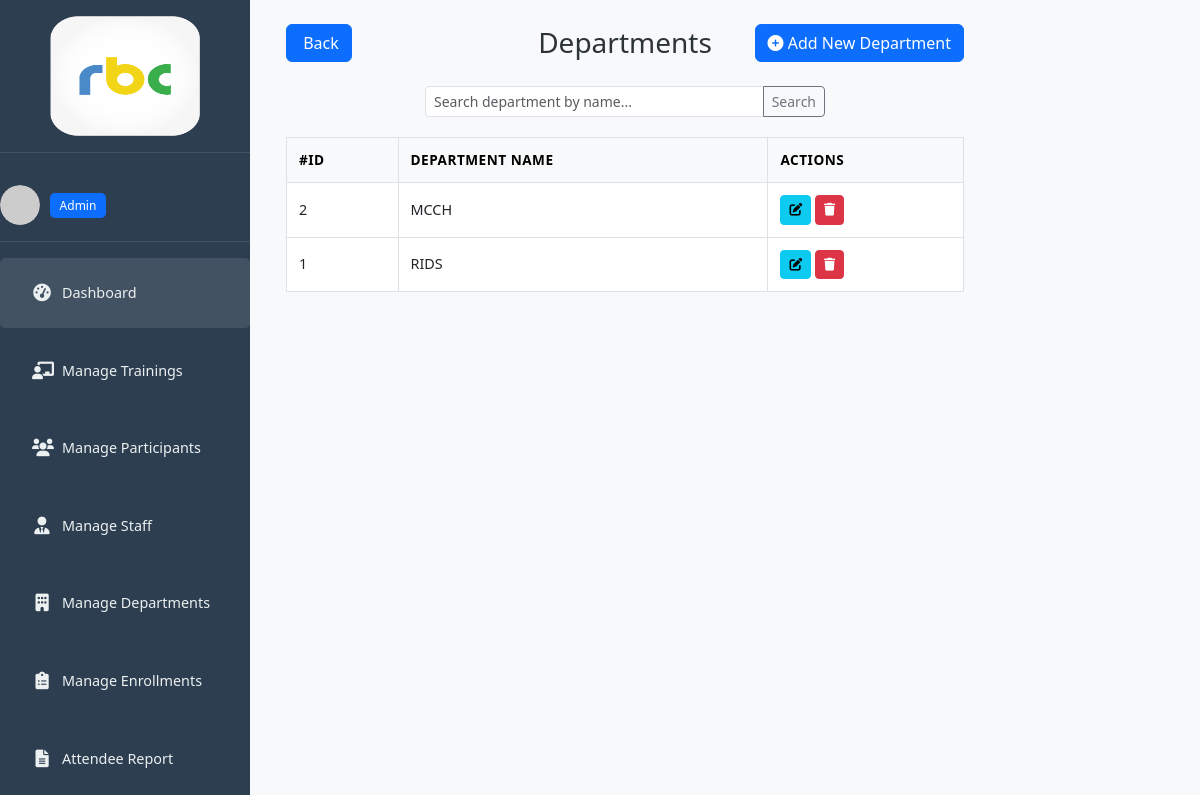
/departments/ (signed in), run on the app's committed database.
### trainings/models.py (models this page shows, shortened)
class Staff(AbstractUser):
    ROLE_CHOICES = (
        ('admin', 'Admin'),
        ('regular', 'Regular'),
        ('supervisor', 'Supervisor'),
    )
    contact_number = models.CharField(max_length=20, blank=True)
    position = models.CharField(max_length=100, blank=True)
    department = models.ForeignKey(Department, on_delete=models.SET_NULL, null=True, blank=True)
    role = models.CharField(max_length=50, choices=ROLE_CHOICES, null=True, blank=True)
    profile_picture = models.ImageField(upload_to='profile_pics/', null=True, blank=True)
    active = models.BooleanField(default=False)

class Department(models.Model):
    name = models.CharField(max_length=100, unique=True)
    class Meta:
        ordering = ['name']

### trainings/views.py (the view)
# urls.py: path('departments/', views.department_list, name='department_list'),
@login_required
@admin_required
def department_list(request):
    query = request.GET.get('q')
    departments = Department.objects.all()
    if query:
        departments = departments.filter(name__icontains=query)
    return render(request, 'trainings/department_list.html', {'departments': departments, 'staff': request.user})

### trainings/utils.py (called while the page is built)
def admin_required(view_func):
    @wraps(view_func)
    def _wrapped_view(request, *args, **kwargs):
        staff = request.user  # ✅ Just request.user itself!
        if not request.user.is_authenticated or not staff.active or staff.role != 'admin':
            messages.error(request, "You do not have permission to access this page.")
            return redirect('dashboard')
        return view_func(request, *args, **kwargs)
    return _wrapped_view

### trainings/templates/trainings/department_list.html (shortened to what this page needs)
{% extends 'base.html' %}
{% load static %}
{% block content %}
<div class="d-flex">
  {% include 'trainings/sidebar.html' %}
  <div class="main-content px-4 pt-4 w-100">
    <div class="row align-items-center mb-4">
      <div class="col-md-4 text-start">
        <a href="{% url 'dashboard' %}" class="btn btn-primary">
           Back
        </a>
      </div>
      <div class="col-md-4 text-center">
        <h3 class="mb-0">Departments</h3>
      </div>
      <div class="col-md-4 text-end">
        <a href="{% url 'department_create' %}" class="btn btn-primary">
          <i class="fas fa-plus-circle"></i> Add New Department
        </a>
      </div>
    </div>
    <form method="get" class="mb-3 d-flex justify-content-center">
      <div class="input-group input-group-sm" style="max-width: 400px; width: 100%;">
        <input type="text" name="q" class="form-control" placeholder="Search department by name..." value="{{ request.GET.q }}">
        <button class="btn btn-outline-secondary" type="submit">Search</button>
      </div>
    </form>
    {% if departments %}
    <div class="table-responsive">
      <table class="table table-bordered table-sm">
        <thead class="table-light">
          <tr>
            <th>#ID</th>
            <th>Department Name</th>
            <th>Actions</th>
          </tr>
        </thead>
        <tbody>
          {% for dept in departments %}
          <tr>
            <td>{{ dept.id }}</td>
            <td>{{ dept.name }}</td>
            <td>
              <a href="{% url 'department_edit' dept.pk %}" class="btn btn-sm btn-info">
                <i class="fas fa-edit"></i>
              </a>
              <a href="{% url 'department_delete' dept.pk %}" class="btn btn-sm btn-danger">
                <i class="fas fa-trash"></i>
              </a>
            </td>
          </tr>
          {% endfor %}
        </tbody>
      </table>
    </div>
    {% else %}
    <div class="text-center py-4">
      <i class="fas fa-building fa-3x text-muted mb-3"></i>
      <h4>No departments found</h4>
      <p>Create a new department using the "Add New Department" button above.</p>
    </div>
    {% endif %}
  </div>
</div>
{% endblock %}

### trainings/templates/trainings/sidebar.html (shortened to what this page needs)
{% load static %}
<div class="sidebar">
  <div class="logo">
    <img src="{% static 'img/logo1.png' %}" alt="Logo" width="150" height="120">
  </div>
  <div class="user-info">
    <div class="avatar">
      {% if staff.profile_picture %}
        <img src="{{ staff.profile_picture.url }}" alt="User avatar" class="rounded-circle" width="50" height="50">
      {% else %}
        <img src="https://via.placeholder.com/50" alt="User avatar" class="rounded-circle" width="50" height="50">
      {% endif %}
    </div>
    <div class="user-details">
      <span class="badge bg-primary">{{ staff.role|title }}</span>
    </div>
  </div>
  <div class="menu">
    <ul>
      <li class="active">
        <a href="{% url 'dashboard' %}">
          <i class="fas fa-tachometer-alt"></i>
          <span>Dashboard</span>
        </a>
      </li>
      {% if staff.role == 'admin' %}
      <li>
        <a href="{% url 'training_list' %}">
          <i class="fas fa-chalkboard-teacher"></i>
          <span>Manage Trainings</span>
        </a>
      </li>
        <li>
          <a href="{% url 'participant_list' %}">
            <i class="fas fa-users"></i>
            <span>Manage Participants</span>
          </a>
        </li>
        <li>
          <a href="{% url 'staff_list' %}">
            <i class="fas fa-user-tie"></i>
            <span>Manage Staff</span>
          </a>
        </li>
        <li>
          <a href="{% url 'department_list' %}">
            <i class="fas fa-building"></i>
            <span>Manage Departments</span>
          </a>
        </li>
        <li>
          <a href="{% url 'enrollment_list' %}">
            <i class="fas fa-clipboard-list"></i>
            <span>Manage Enrollments</span>
          </a>
        </li>
        <li>
          <a href="{% url 'attendee_report' %}">
            <i class="fas fa-file-alt"></i>
            <span>Attendee Report</span>
          </a>
        </li>
      {% endif %}
    </ul>
  </div>
</div>

### trainings/static/css/main_admin.css (style rules this page uses)
:root { --primary-color: #6c5ce7; --secondary-color: #00b894; --danger-color: #ff7675; --warning-color: #fdcb6e; --text-color: #2d3436; --light-text: #636e72; --bg-color: #f5f6fa; --card-bg: #ffffff; --sidebar-bg: #2c3e50; --sidebar-text: #ecf0f1; }
body { background-color: var(--bg-color); color: var(--text-color); font-family: 'Segoe UI', Tahoma, Geneva, Verdana, sans-serif; margin: 0; padding: 0; }
.sidebar { width: 250px; min-height: 100vh; background-color: #2c3e50; color: #fff; position: sticky; top: 0; }
.logo { padding: 1rem 0; border-bottom: 1px solid rgba(255,255,255,0.1); margin-bottom: 1rem; text-align: center; }
.user-info { display: flex; align-items: center; padding: 1rem 0; border-bottom: 1px solid rgba(255,255,255,0.1); margin-bottom: 1rem; }
.avatar { width: 40px; height: 40px; border-radius: 50%; overflow: hidden; margin-right: 10px; }
.avatar img { width: 100%; height: 100%; object-fit: cover; }
.menu ul { list-style: none; padding: 0; margin: 0; }
.menu li { margin-bottom: 0.5rem; border-radius: 5px; transition: all 0.3s; }
.menu li.active, .menu li:hover { background-color: rgba(255,255,255,0.1); }
.menu li a, .menu li { display: flex; align-items: center; padding: 0.75rem 1rem; color: var(--sidebar-text); text-decoration: none; font-size: 0.9rem; }
.menu li i { margin-right: 10px; font-size: 1.1rem; width: 20px; text-align: center; }
.main-content { flex: 1; margin-left: 250px; padding: 1rem; }
.table { width: 100%; margin-bottom: 0; }
.table th { font-weight: 600; font-size: 0.85rem; text-transform: uppercase; letter-spacing: 0.5px; border-top: none; padding: 0.75rem; vertical-align: middle; }
.table td { padding: 0.75rem; vertical-align: middle; font-size: 0.9rem; }
.badge { padding: 0.4rem 0.6rem; font-size: 0.75rem; font-weight: 500; border-radius: 5px; }
.btn-sm { padding: 0.25rem 0.5rem; border-radius: 4px; font-size: 0.8rem; }
html, body { height: 100%; margin: 0; padding: 0; scroll-behavior: smooth; overflow-x: hidden; }
body { display: flex; flex-direction: column; }
.sidebar { position: fixed; left: 0; top: 0; height: 100vh; overflow-y: auto; z-index: 100; }
.main-content { margin-left: 250px; flex: 1; min-height: 100vh; padding: 1rem; overflow-y: auto; position: relative; top: 0; }
.main-content { padding-top: 20px; width: calc(100% - 250px); box-sizing: border-box; }
.top-nav, h1, h2, h3, h4 { margin-top: 0; padding-top: 0; }
.table-responsive { width: 100%; margin-top: 20px; }

### data on the page
Staff: role "Admin"
Department: id "2", name "MCCH"
Department: id "1", name "RIDS"
